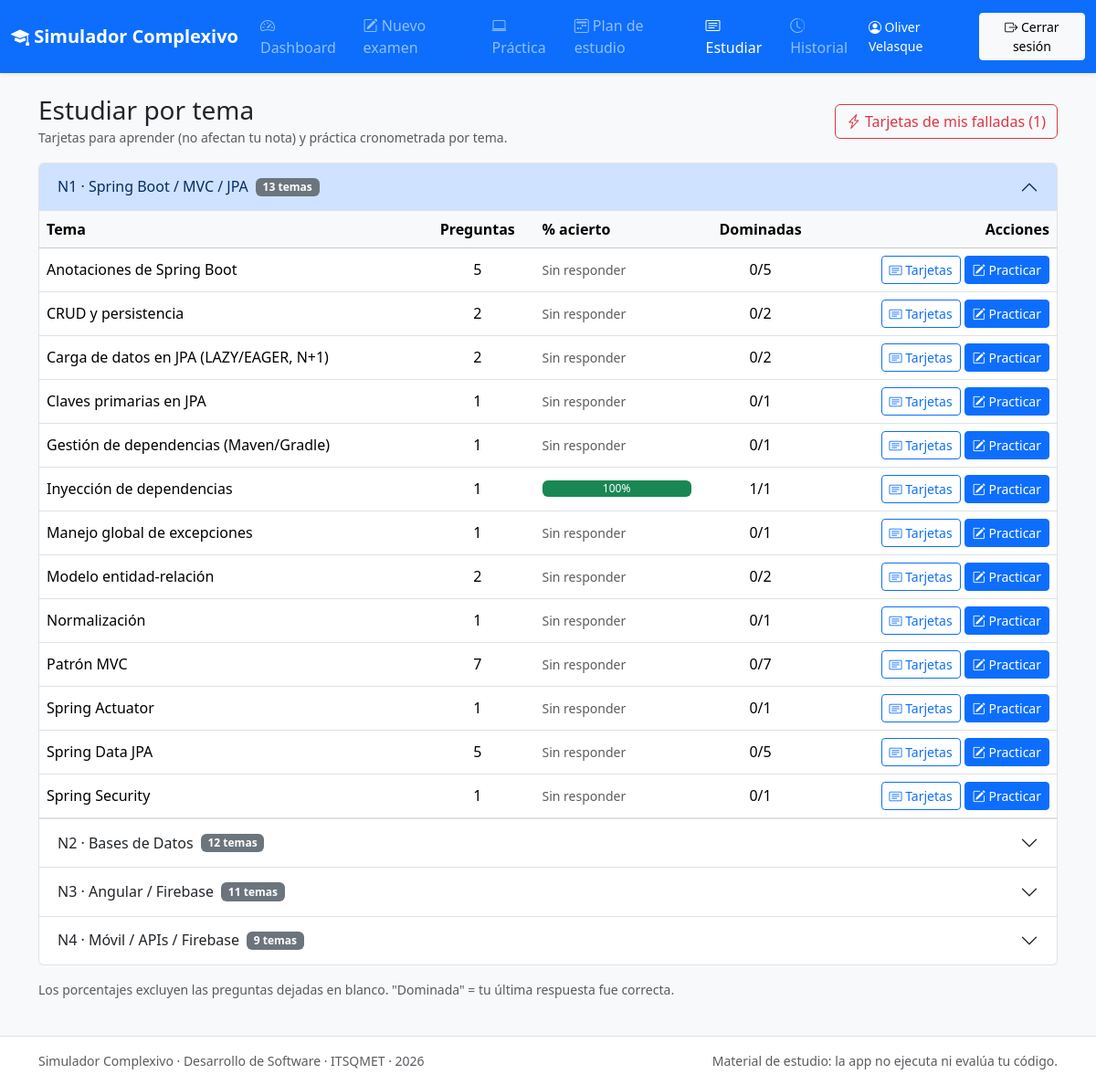
/estudio/ (signed in), run on the app's committed database.
### models.py (models this page shows, shortened)
class Usuario(UserMixin, db.Model):
    __tablename__ = "usuarios"
    id = db.Column(db.Integer, primary_key=True)
    nombre_completo = db.Column(db.String(120), nullable=False)
    email = db.Column(db.String(120), unique=True, index=True, nullable=False)
    password_hash = db.Column(db.String(255), nullable=False)
    fecha_registro = db.Column(db.DateTime, default=ahora, nullable=False)
    intentos = db.relationship("Intento", back_populates="usuario", cascade="all, delete-orphan")
    intentos_practicos = db.relationship(
        "IntentoPractico", back_populates="usuario", cascade="all, delete-orphan"
    )
    repasos_defensa = db.relationship(
        "RepasoDefensa", back_populates="usuario", cascade="all, delete-orphan"
    )
    repasos_tarjeta = db.relationship(
        "RepasoTarjeta", back_populates="usuario", cascade="all, delete-orphan"
    )
    planes = db.relationship("PlanEstudio", back_populates="usuario", cascade="all, delete-orphan")
    veredictos = db.relationship(
        "VeredictoDiario", back_populates="usuario", cascade="all, delete-orphan"
    )

class Pregunta(db.Model):
    __tablename__ = "preguntas"
    id = db.Column(db.Integer, primary_key=True)
    codigo = db.Column(db.String(20), unique=True, nullable=False)
    nucleo = db.Column(db.Integer, nullable=False, index=True)
    nivel = db.Column(db.String(10), nullable=False, index=True)
    tema = db.Column(db.String(80), nullable=False)
    tema_slug = db.Column(db.String(100), nullable=False, index=True)
    enunciado = db.Column(db.Text, nullable=False)
    opciones = db.Column(db.JSON, nullable=False)
    correcta = db.Column(db.Integer, nullable=False)

### blueprints/estudio.py (the view)
@bp.route("/")
@login_required
def index():
    resumen = estadisticas.resumen_teoria(current_user.id)
    por_nucleo = {1: [], 2: [], 3: [], 4: []}
    for tema in sorted(resumen.temas.values(), key=lambda t: t.nombre):
        por_nucleo[tema.nucleo].append(tema)
    return render_template(
        "estudio/index.html",
        por_nucleo=por_nucleo,
        n_falladas=len(resumen.falladas_ids),
        nombres_nucleo=config.NOMBRES_NUCLEO,
    )

### app.py (called while the page is built)
def _registrar_contexto(app):
    from blueprints.plan import ETIQUETAS_FASE, ETIQUETAS_TIPO
    @app.context_processor
    def contexto_global():
        return {
            "cfg": config,
            "etiquetas_fase": ETIQUETAS_FASE,
            "etiquetas_tipo": ETIQUETAS_TIPO,
            "anio_actual": date.today().year,
        }

### models.py (called while the page is built)
@login_manager.user_loader
def cargar_usuario(user_id):
    return db.session.get(Usuario, int(user_id))

### servicios/estadisticas.py (called while the page is built)
def historial_respuestas(usuario_id):
    filas = (
        db.session.query(
            Respuesta.pregunta_id,
            Respuesta.opcion_elegida,
            Respuesta.es_correcta,
            Respuesta.intento_id,
            Intento.fecha_fin,
        )
        .join(Intento, Respuesta.intento_id == Intento.id)
        .filter(Intento.usuario_id == usuario_id, Intento.completado.is_(True))
        .order_by(Intento.fecha_fin.desc(), Intento.id.desc())
        .all()
    )
    historial = defaultdict(list)
    for fila in filas:
        historial[fila.pregunta_id].append(fila)
    return historial

def _estado_desde_historial(filas):
    estado = EstadoPregunta()
    if not filas:
        return estado
    ultima = filas[0]
    if ultima.opcion_elegida is None:
        estado.ultima = "blanco"
    else:
        estado.ultima = "correcta" if ultima.es_correcta else "incorrecta"
    for fila in filas:
        if fila.opcion_elegida is None:
            continue
        estado.respondidas += 1
        if fila.es_correcta:
            estado.aciertos += 1
        else:
            estado.fallos += 1
    estado.respondida = estado.respondidas > 0
    estado.dominada_estable = len(filas) >= 2 and all(
        f.opcion_elegida is not None and f.es_correcta for f in filas[:2]
    )
    return estado

def peso_pregunta(pregunta):
    return config.FACTOR_NIVEL.get(pregunta.nivel, 1.0) * config.FACTOR_NUCLEO.get(pregunta.nucleo, 1.0)

    @property
    def fallada(self):
        return self.ultima == "incorrecta"

    @property
    def dominada(self):
        return self.ultima == "correcta"

    @property
    def pct(self):
        return round(self.aciertos / self.respondidas * 100, 1) if self.respondidas else None

    @property
    def pct(self):
        return self.stat.pct

    @property
    def falladas_ids(self):
        ids = [pid for pid, e in self.estados.items() if e.fallada]
        return sorted(ids, key=lambda pid: (-self.estados[pid].fallos, self.por_id[pid].codigo))

### templates/estudio/index.html (shortened to what this page needs)
{% extends "base.html" %}
{% from "_macros.html" import barra %}
{% block contenido %}
<div class="d-flex flex-wrap justify-content-between align-items-center gap-2 mb-3">
  <div>
    <h1 class="h3 mb-0">Estudiar por tema</h1>
    <small class="text-muted">Tarjetas para aprender (no afectan tu nota) y práctica cronometrada por tema.</small>
  </div>
  <a class="btn btn-outline-danger {% if not n_falladas %}disabled{% endif %}" href="{{ url_for('estudio.falladas') }}">
    <i class="bi bi-lightning-charge"></i> Tarjetas de mis falladas ({{ n_falladas }})
  </a>
</div>
<div class="accordion" id="acordeon-nucleos">
  {% for n, temas in por_nucleo.items() %}
  <div class="accordion-item">
    <h2 class="accordion-header">
      <button class="accordion-button {% if not loop.first %}collapsed{% endif %}" type="button" data-bs-toggle="collapse" data-bs-target="#nucleo-{{ n }}" aria-expanded="{{ 'true' if loop.first else 'false' }}">
        N{{ n }} · {{ nombres_nucleo[n] }} <span class="badge text-bg-secondary ms-2">{{ temas|length }} temas</span>
      </button>
    </h2>
    <div id="nucleo-{{ n }}" class="accordion-collapse collapse {% if loop.first %}show{% endif %}" data-bs-parent="#acordeon-nucleos">
      <div class="accordion-body p-0">
        <div class="table-responsive">
          <table class="table table-hover align-middle mb-0">
            <thead class="table-light">
              <tr><th>Tema</th><th class="text-center">Preguntas</th><th style="min-width: 140px">% acierto</th><th class="text-center">Dominadas</th><th class="text-end">Acciones</th></tr>
            </thead>
            <tbody>
              {% for t in temas %}
              <tr>
                <td>{{ t.nombre }}</td>
                <td class="text-center">{{ t.total }}</td>
                <td>
                  {% if t.pct is none %}<span class="text-muted small">Sin responder</span>
                  {% else %}{{ barra(t.pct, "success" if t.pct >= 70 else ("warning" if t.pct >= 50 else "danger")) }}{% endif %}
                </td>
                <td class="text-center">{{ t.dominadas }}/{{ t.total }}</td>
                <td class="text-end text-nowrap">
                  <a class="btn btn-sm btn-outline-primary" href="{{ url_for('estudio.tema', slug=t.slug) }}"><i class="bi bi-card-text"></i> Tarjetas</a>
                  <a class="btn btn-sm btn-primary" href="{{ url_for('examen.configurar', modo='tema', tema=t.slug) }}"><i class="bi bi-pencil-square"></i> Practicar</a>
                </td>
              </tr>
              {% endfor %}
            </tbody>
          </table>
        </div>
      </div>
    </div>
  </div>
  {% endfor %}
</div>
<p class="small text-muted mt-3">Los porcentajes excluyen las preguntas dejadas en blanco. "Dominada" = tu última respuesta fue correcta.</p>
{% endblock %}

### templates/base.html (shortened to what this page needs)
<!doctype html>
<html lang="es" data-bs-theme="light">
<head>
  <link rel="stylesheet" href="https://cdn.jsdelivr.net/npm/bootstrap@5.3.3/dist/css/bootstrap.min.css">
  <link rel="stylesheet" href="https://cdn.jsdelivr.net/npm/bootstrap-icons@1.11.3/font/bootstrap-icons.min.css">
  <link rel="stylesheet" href="{{ url_for('static', filename='css/estilos.css') }}">
</head>
<body class="d-flex flex-column min-vh-100 bg-body-tertiary">
<nav class="navbar navbar-expand-lg navbar-dark bg-primary shadow-sm sticky-top">
  <div class="container-fluid">
    <a class="navbar-brand fw-semibold" href="{{ url_for('inicio') }}"><i class="bi bi-mortarboard-fill"></i> Simulador Complexivo</a>
    {% if current_user.is_authenticated %}
    <div class="collapse navbar-collapse" id="menu-principal">
      {% set ruta = request.endpoint or "" %}
      <ul class="navbar-nav me-auto">
        <li class="nav-item"><a class="nav-link {% if ruta.startswith('dashboard.index') %}active{% endif %}" href="{{ url_for('dashboard.index') }}"><i class="bi bi-speedometer2"></i> Dashboard</a></li>
        <li class="nav-item"><a class="nav-link {% if ruta.startswith('examen.') %}active{% endif %}" href="{{ url_for('examen.configurar') }}"><i class="bi bi-pencil-square"></i> Nuevo examen</a></li>
        <li class="nav-item"><a class="nav-link {% if ruta.startswith('practica.') %}active{% endif %}" href="{{ url_for('practica.index') }}"><i class="bi bi-laptop"></i> Práctica</a></li>
        <li class="nav-item"><a class="nav-link {% if ruta.startswith('plan.') %}active{% endif %}" href="{{ url_for('plan.index') }}"><i class="bi bi-calendar2-week"></i> Plan de estudio</a></li>
        <li class="nav-item"><a class="nav-link {% if ruta.startswith('estudio.') %}active{% endif %}" href="{{ url_for('estudio.index') }}"><i class="bi bi-card-text"></i> Estudiar</a></li>
        <li class="nav-item"><a class="nav-link {% if ruta == 'dashboard.historial' %}active{% endif %}" href="{{ url_for('dashboard.historial') }}"><i class="bi bi-clock-history"></i> Historial</a></li>
      </ul>
      <div class="d-flex align-items-center gap-2">
        <span class="navbar-text text-white small"><i class="bi bi-person-circle"></i> {{ current_user.nombre_completo }}</span>
        <form method="post" action="{{ url_for('auth.logout') }}" class="m-0">
          <button type="submit" class="btn btn-sm btn-light" id="btn-cerrar-sesion"><i class="bi bi-box-arrow-right"></i> Cerrar sesión</button>
        </form>
      </div>
    </div>
    {% else %}
    <div class="d-flex gap-2">
      <a class="btn btn-sm btn-outline-light" href="{{ url_for('auth.login') }}">Iniciar sesión</a>
      <a class="btn btn-sm btn-light" href="{{ url_for('auth.registro') }}">Registrarse</a>
    </div>
    {% endif %}
  </div>
</nav>
<main class="container-lg py-4 flex-grow-1">
  {% block contenido %}{% endblock %}
</main>
<footer class="border-top bg-body py-3 mt-auto">
  <div class="container-lg small text-muted d-flex flex-wrap justify-content-between gap-2">
    <span>Simulador Complexivo · Desarrollo de Software · ITSQMET · {{ anio_actual }}</span>
    <span>Material de estudio: la app no ejecuta ni evalúa tu código.</span>
  </div>
</footer>
</body>
</html>

### templates/_macros.html (shortened to what this page needs)
{% macro barra(pct, color="primary", alto=18, etiqueta=true) %}
  <div class="progress" role="progressbar" style="height: {{ alto }}px"
       aria-valuenow="{{ pct or 0 }}" aria-valuemin="0" aria-valuemax="100">
    <div class="progress-bar bg-{{ color }}" style="width: {{ pct or 0 }}%">
      {% if etiqueta and pct is not none %}{{ "%.0f"|format(pct) }}%{% endif %}
    </div>
  </div>
{% endmacro %}

### data on the page
Usuario: nombre_completo "Oliver Velasque"
Pregunta: nombre "Anotaciones de Spring Boot", total "5", shows "Sin responder", dominadas "0"
Pregunta: nombre "CRUD y persistencia", total "2", shows "Sin responder", dominadas "0"
Pregunta: nombre "Carga de datos en JPA (LAZY/EAGER, N+1)", total "2", shows "Sin responder", dominadas "0"
Pregunta: nombre "Claves primarias en JPA", total "1", shows "Sin responder", dominadas "0"
Pregunta: nombre "Gestión de dependencias (Maven/Gradle)", total "1", shows "Sin responder", dominadas "0"
Pregunta: nombre "Inyección de dependencias", total "1", {{ alto }} 18 (drawn), {{ pct or 0 }} 100.0 (drawn), pct "100", dominadas "1"
Pregunta: nombre "Manejo global de excepciones", total "1", shows "Sin responder", dominadas "0"
Pregunta: nombre "Modelo entidad-relación", total "2", shows "Sin responder", dominadas "0"
Pregunta: nombre "Normalización", total "1", shows "Sin responder", dominadas "0"
Pregunta: nombre "Patrón MVC", total "7", shows "Sin responder", dominadas "0"
Pregunta: nombre "Spring Actuator", total "1", shows "Sin responder", dominadas "0"
Pregunta: nombre "Spring Data JPA", total "5", shows "Sin responder", dominadas "0"
Pregunta: nombre "Spring Security", total "1", shows "Sin responder", dominadas "0"

### other printed values
{{ n_falladas }} "1"
{{ n }} "1" "2" "3" "4"
{{ nombres_nucleo[n] }} "Spring Boot / MVC / JPA" "Bases de Datos" "Angular / Firebase" "Móvil / APIs / Firebase"
{{ temas|length }} "13" "12" "11" "9"
